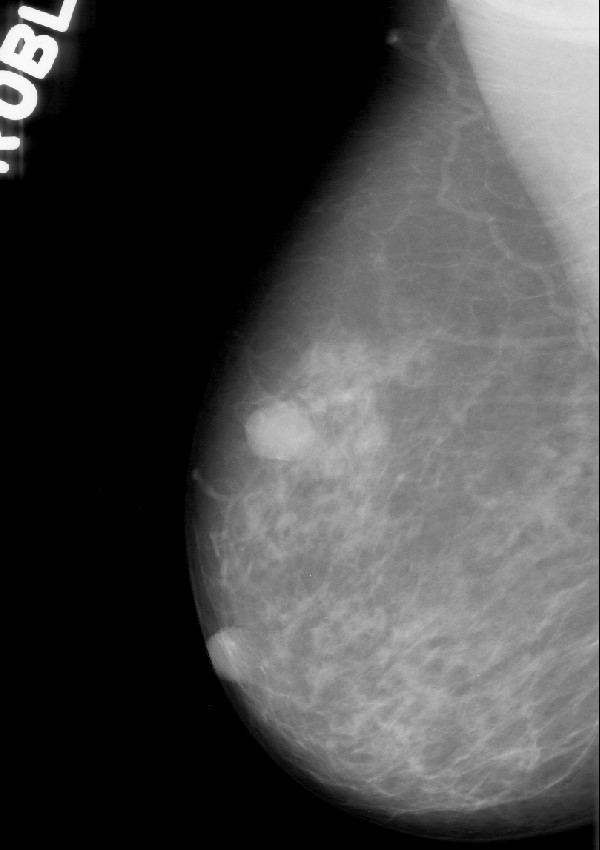
%> input picture dane/P_02079_RIGHT_MLO.jpg, 600 x 850 px
$ octave mammoviewer.m   (GNU Octave 9; MATLAB toolbox functions it lacks are replaced by stand-ins)
%> lines starting %> are read from the running program, lines starting %| are printed output that depends on the picture; in (x1, y1, x2, y2) boxes, pixels count from 0 and x2, y2 are one past the last pixel; in counts of white or black regions, pixels touching at a corner belong together; the program's own positions count from 1
clc;
clear all;
close all;
sciezka='dane/P_02079_RIGHT_MLO.jpg';

I = imread(sciezka);
%> I is the input picture: size 850x600x3 uint8; min 0, max 255, mean 71.8
wymiary=size(I);
%> wymiary = [850 600 3]
obraz_przyciety = I(1:wymiary(1),1:wymiary(2));

% Obraz oryginalny
figure()
imshow(obraz_przyciety);

I_equalized = adapthisteq(obraz_przyciety);
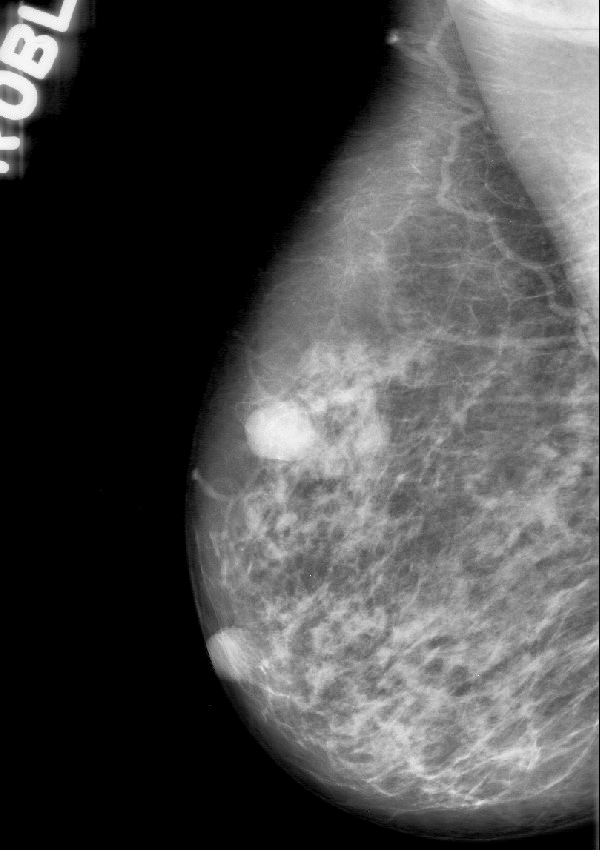
%> I_equalized: size 850x600 uint8; min 0, max 255, mean 74.6
% Contrast-limited Adaptive Histogram Equalization
figure()
imshow(I_equalized);

bw1 = im2bw(I_equalized, graythresh(I_equalized));
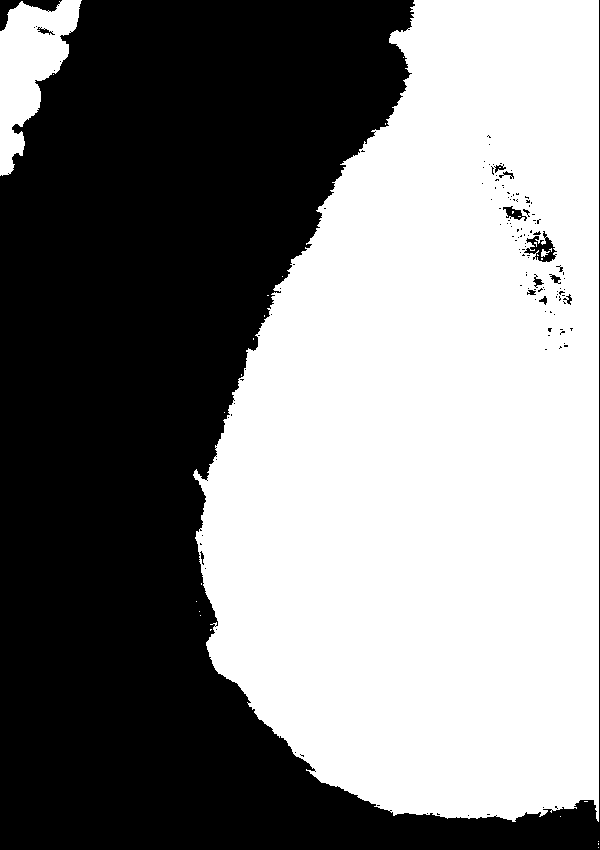
%> bw1: size 850x600 logical; 51.7% white; 132 black regions (118 under 20 px), largest, box (x1, y1, x2, y2) and area: (0, 0, 600, 850) 244586, (0, 0, 62, 31) 615, (524, 231, 557, 262) 429
% Informacja gdzie jest obiekt na zdjeciu
figure()
imshow(bw1);

bw2 = imfill(bw1,'holes');
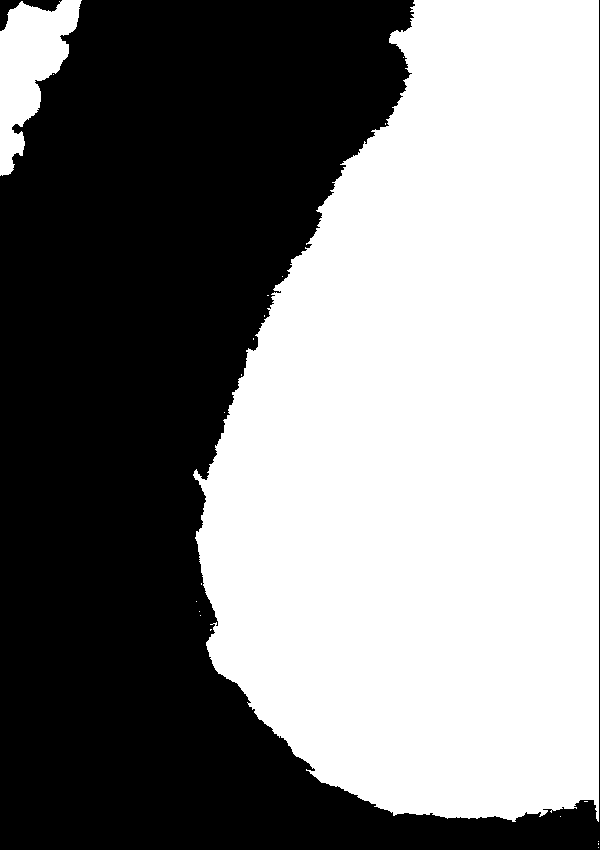
%> bw2: size 850x600 logical; 51.9% white; 2 black regions, box (x1, y1, x2, y2) and area: (0, 0, 600, 850) 244569, (0, 0, 62, 31) 613
bw3 = imopen(bw2,ones(5,5));
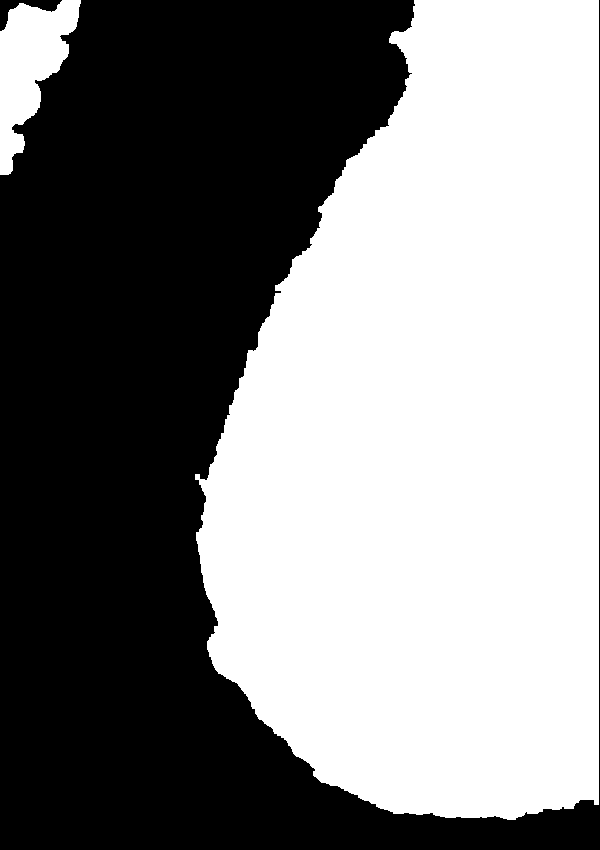
%> bw3: size 850x600 logical; 51.8% white; 2 black regions, box (x1, y1, x2, y2) and area: (0, 0, 600, 850) 245098, (0, 0, 62, 31) 623
bw4 = bwareaopen(bw3, 30);
bw5 = bwperim(bw4);
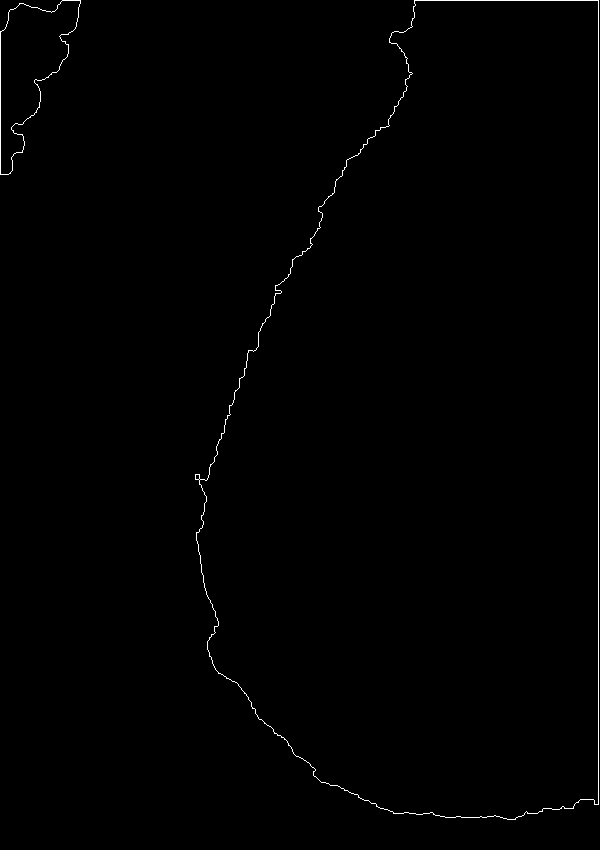
%> bw5: size 850x600 logical; 0.54% white in thin lines or dots
obrys = imoverlay(I_equalized, bw5, 'red');
% Obrys biektu
figure()
imshow(obrys);

mask_em = imextendedmax(I_equalized, 40);
%> mask_em: size 850x600 logical; 6% white; 54 white regions (5 under 20 px), largest, box (x1, y1, x2, y2) and area: (477, 0, 599, 48) 4124, (561, 85, 599, 293) 3701, (477, 442, 591, 548) 2584
% Wyznaczenie podejrzanych punktów
figure()
imshow(mask_em)

mask_em = imclose(mask_em, ones(5,5));
%> mask_em: size 850x600 logical; 6.7% white; 52 white regions (5 under 20 px), largest, box (x1, y1, x2, y2) and area: (477, 0, 599, 48) 4261, (561, 85, 599, 293) 4194, (477, 442, 591, 548) 2945
mask_em = imfill(mask_em, 'holes');
%> mask_em: size 850x600 logical; 6.8% white; 52 white regions (5 under 20 px), largest, box (x1, y1, x2, y2) and area: (477, 0, 599, 48) 4261, (561, 85, 599, 293) 4194, (477, 442, 591, 548) 2970
mask_em = bwareaopen(mask_em, 100);
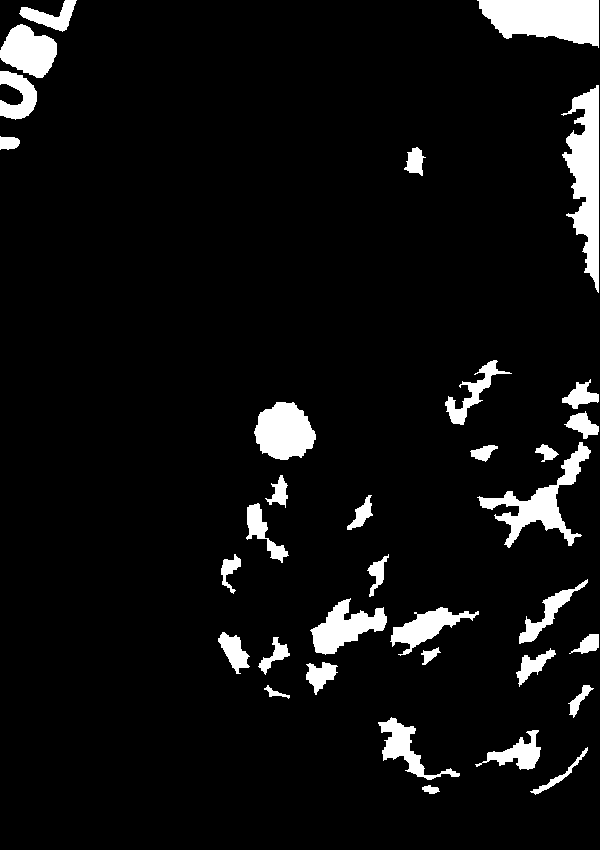
%> mask_em: size 850x600 logical; 6.7% white; 34 white regions, largest, box (x1, y1, x2, y2) and area: (477, 0, 599, 48) 4261, (561, 85, 599, 293) 4194, (477, 442, 591, 548) 2970
result = imoverlay(I_equalized, bw5 | mask_em, 'red');
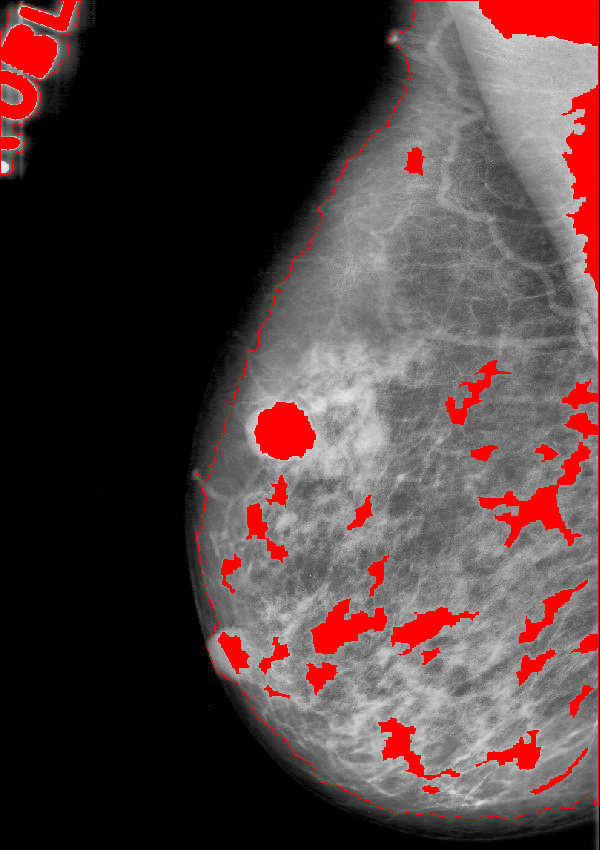
%> result: size 850x600x3 uint8; mean R, G, B 79.5, 61.4, 61.4
% Obraz finalny
figure()
imshow(result);

$ run again, with dane/P_02079_RIGHT_CC.jpg copied over dane/P_02079_RIGHT_MLO.jpg
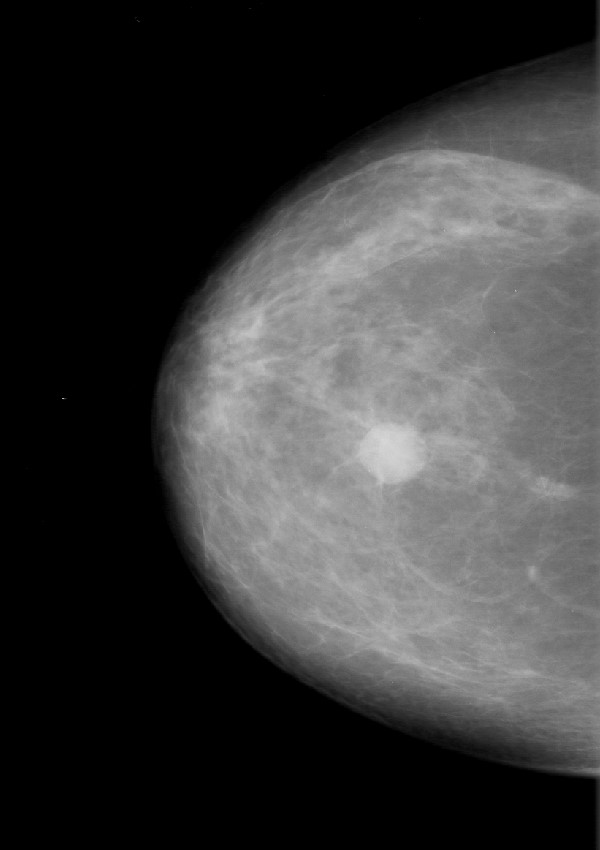
%> input picture dane/P_02079_RIGHT_CC.jpg, 600 x 850 px
%> I is the input picture: size 850x600x3 uint8; min 0, max 216, mean 59.4
%> `bw1 = im2bw(I_equalized, graythresh(I_equalized));`:
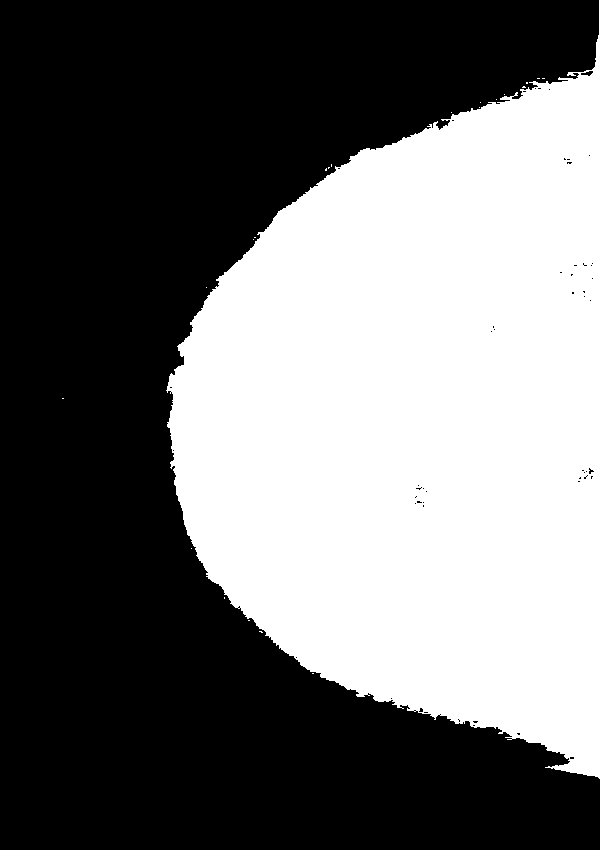
%> bw1: size 850x600 logical; 43.5% white; 22 white regions (21 under 20 px), largest, box (x1, y1, x2, y2) and area: (166, 0, 600, 779) 221832
%> bw2: size 850x600 logical; 43.5% white; 22 white regions (21 under 20 px), largest, box (x1, y1, x2, y2) and area: (166, 0, 600, 779) 222033
%> bw3: size 850x600 logical; 43.4% white; 1 white region, box (x1, y1, x2, y2) and area: (167, 39, 600, 777) 221526
%> bw5: size 850x600 logical; 0.4% white in thin lines or dots, all inside (x1, y1, x2, y2) = (167, 39, 600, 777)
%> `result = imoverlay(I_equalized, bw5 | mask_em, 'red');`:
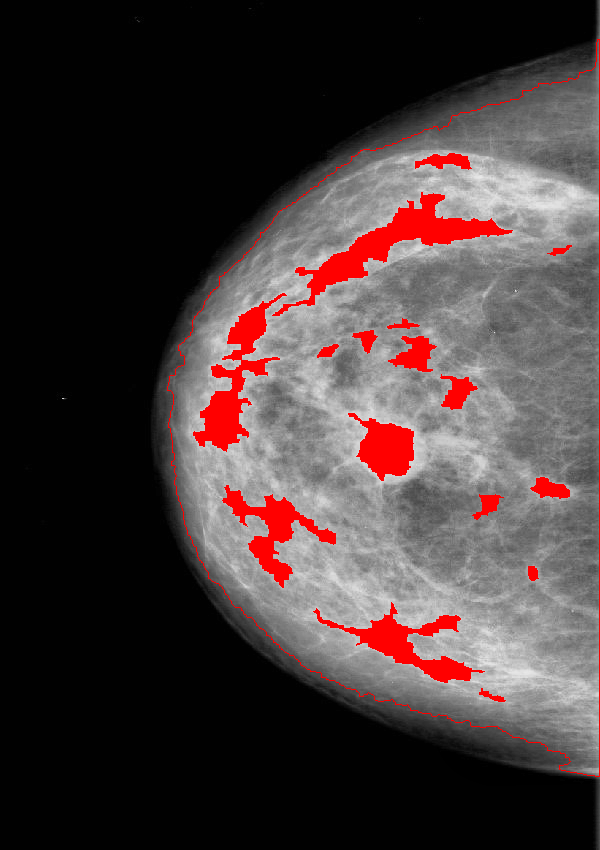
%> result: size 850x600x3 uint8; mean R, G, B 70.9, 58.2, 58.2

$ run again, with dane/mammo.jpg copied over dane/P_02079_RIGHT_MLO.jpg
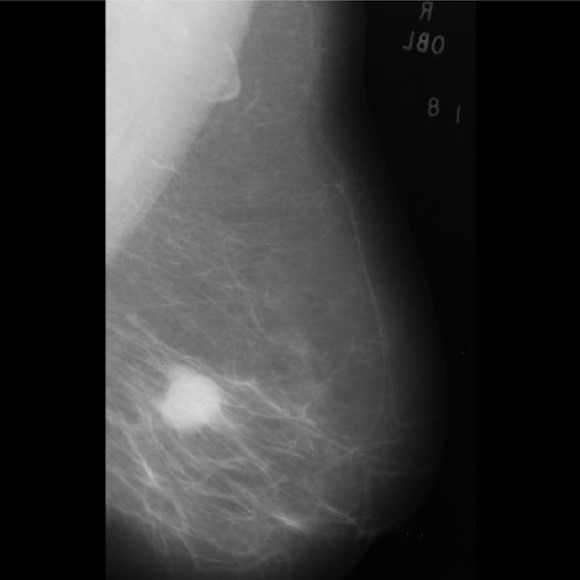
%> input picture dane/mammo.jpg, 580 x 580 px
%> I is the input picture: size 580x580x3 uint8; min 0, max 220, mean 54.2
%> `bw1 = im2bw(I_equalized, graythresh(I_equalized));`:
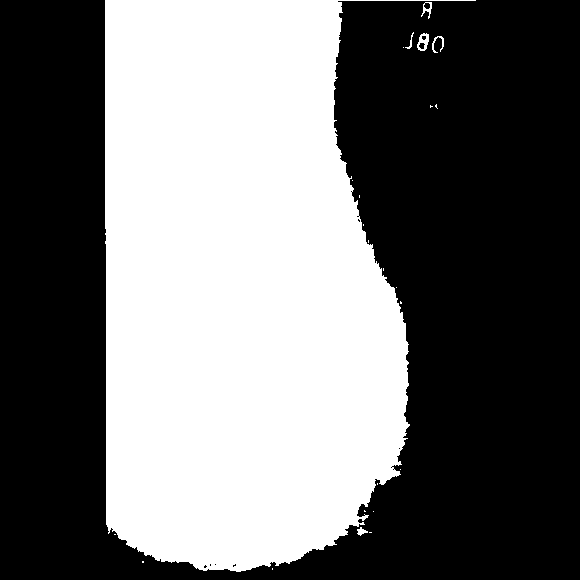
%> bw1: size 580x580 logical; 43.9% white; 24 white regions (18 under 20 px), largest, box (x1, y1, x2, y2) and area: (105, 0, 476, 572) 147314, (417, 33, 429, 51) 122, (421, 2, 432, 19) 72, (432, 36, 444, 53) 72, (357, 527, 368, 536) 52, (405, 32, 414, 49) 35
%> bw3: size 580x580 logical; 43.8% white; 4 white regions, box (x1, y1, x2, y2) and area: (105, 0, 408, 572) 146919, (418, 34, 429, 51) 155, (423, 2, 432, 11) 76, (358, 529, 364, 534) 30
%> bw5: size 580x580 logical; 0.51% white in thin lines or dots, all inside (x1, y1, x2, y2) = (105, 0, 432, 572)
%> `result = imoverlay(I_equalized, bw5 | mask_em, 'red');`:
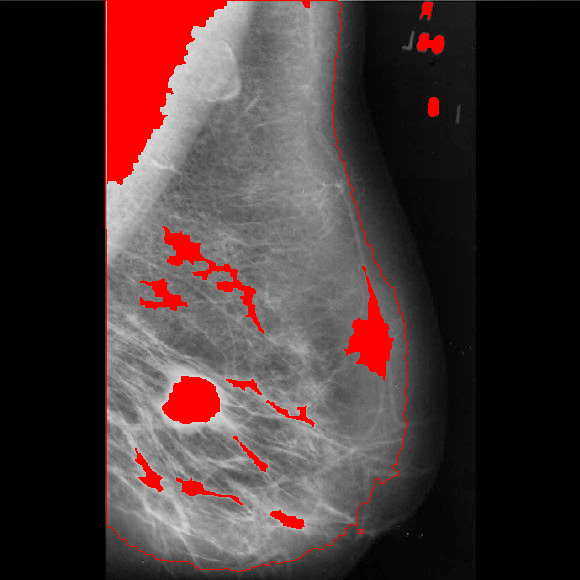
%> result: size 580x580x3 uint8; mean R, G, B 70.8, 53.6, 53.6

$ run again, with dane/mammo_2.jpg copied over dane/P_02079_RIGHT_MLO.jpg
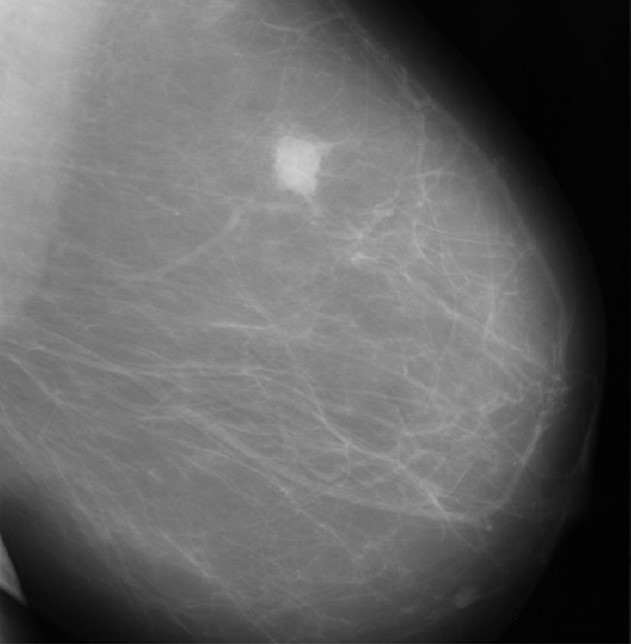
%> input picture dane/mammo_2.jpg, 631 x 644 px
%> I is the input picture: size 644x631x3 uint8; min 0, max 208, mean 99.2
%> bw1: size 644x631 logical; 74.9% white; 32 black regions (28 under 20 px), largest, box (x1, y1, x2, y2) and area: (0, 0, 631, 644) 101662, (333, 19, 349, 30) 47, (451, 587, 458, 596) 23, (303, 628, 311, 633) 21
%> bw2: size 644x631 logical; 75% white; 1 black region, box (x1, y1, x2, y2) and area: (0, 0, 631, 644) 101636
%> bw3: size 644x631 logical; 74.8% white; 1 black region, box (x1, y1, x2, y2) and area: (0, 0, 631, 644) 102329
%> bw5: size 644x631 logical; 0.58% white in thin lines or dots
%> `result = imoverlay(I_equalized, bw5 | mask_em, 'red');`:
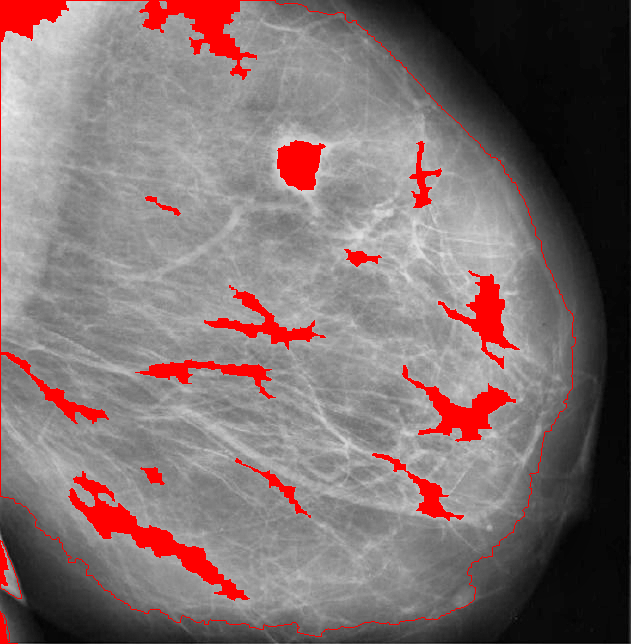
%> result: size 644x631x3 uint8; mean R, G, B 127.5, 111.2, 111.2
